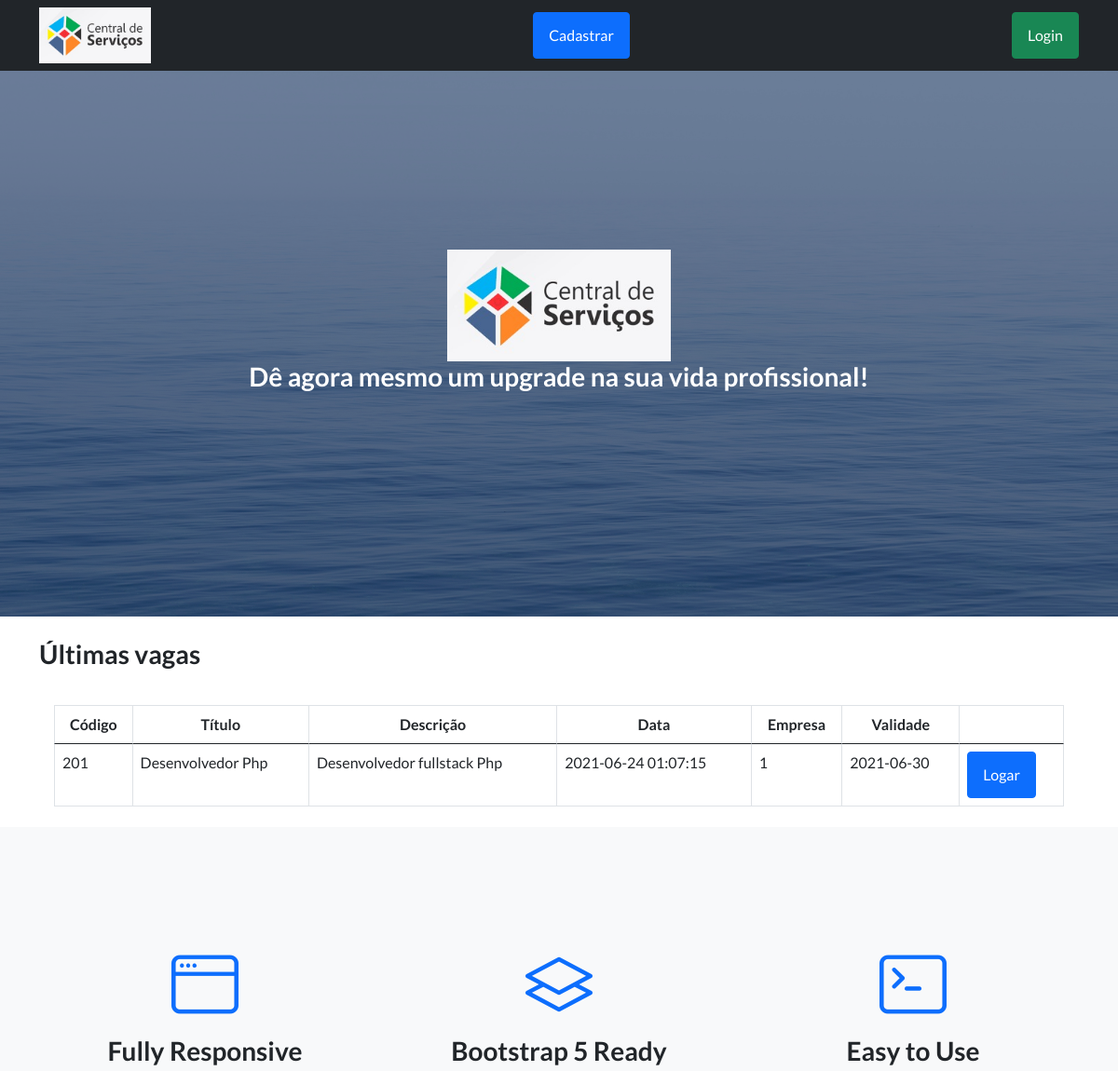
Before: / (upper part) with the older database file.
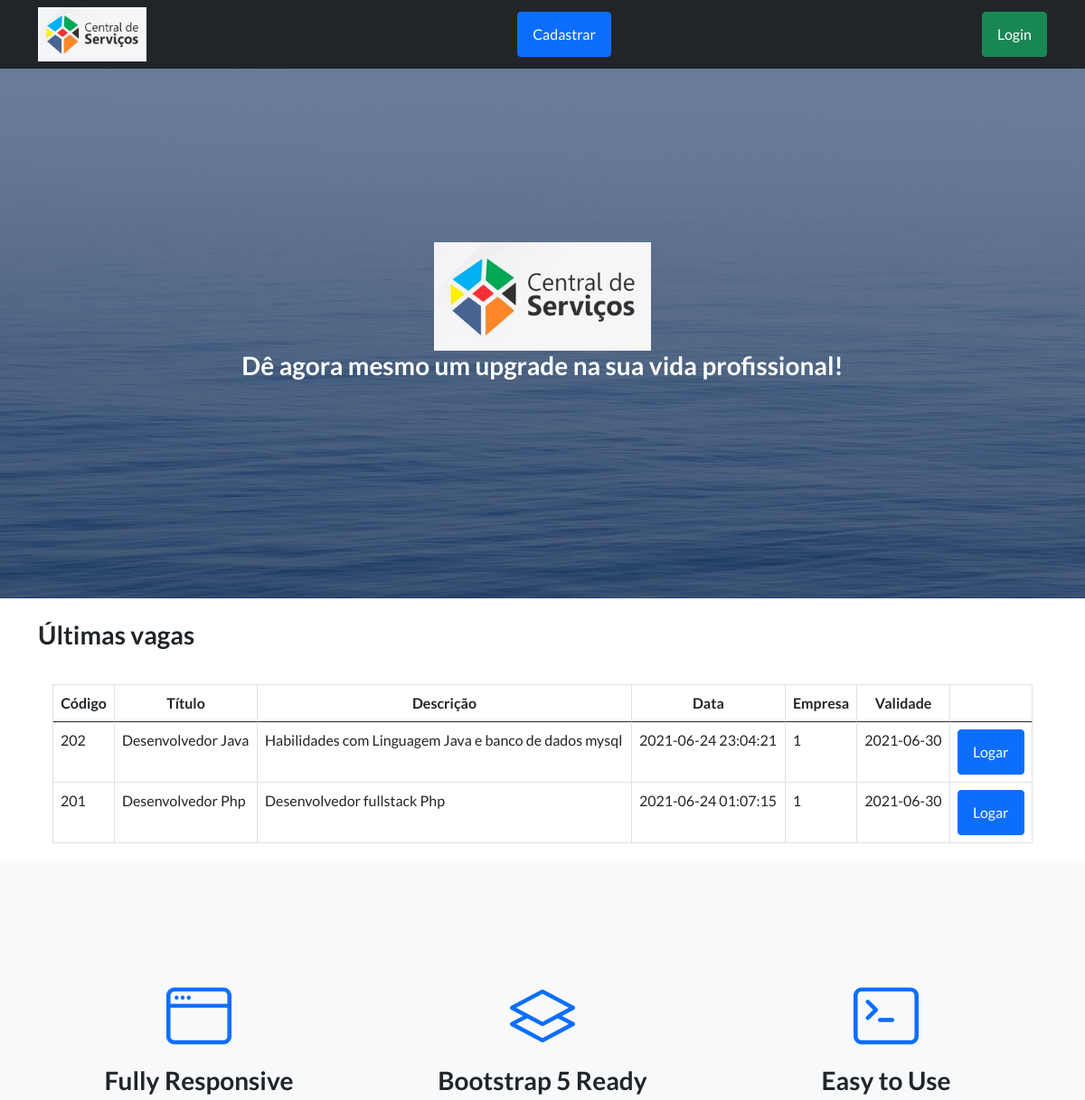
After: the same page with the newer database file.
### tables this page shows
CREATE TABLE `vagas` (
  `id` int(11) NOT NULL,
  `titulo` varchar(30) NOT NULL,
  `descricao` varchar(400) NOT NULL,
  `data_cadastro` timestamp NOT NULL DEFAULT current_timestamp() ON UPDATE current_timestamp(),
  `empresa` int(11) NOT NULL,
  `validade` date NOT NULL,
  `status` int(11) NOT NULL
);

### index.php (the view, shortened to what this page needs)
<!DOCTYPE html>
<?php
include_once './Config/database.php';
?>
<html lang="en">
    <head>
        <link href="https://cdn.jsdelivr.net/npm/bootstrap-icons@1.5.0/font/bootstrap-icons.css" rel="stylesheet" type="text/css" />
        <link href="css/styles.css" rel="stylesheet" />
        <link rel="stylesheet" type="text/css" href="https://cdn.datatables.net/1.10.25/css/dataTables.bootstrap5.min.css" media="screen" />
    </head>
    <body>
        <nav class="navbar navbar-dark bg-dark static-top">
            <div class="container">
                <img src="img/logo.jpeg" alt="" width=120 height=60>
                <?php
                if (empty($_SESSION['email'])) {
                    echo '<a class="btn btn-primary" href="View/cadastro.php">Cadastrar</a>';
                } else {
                }
                ?>
                <?php
                if (empty($_SESSION['email'])) {
                    echo '<a class="btn btn-success" href="View/login.php">Login</a>';
                } else {
                }
                ?>
            </div>
        </nav>
        <header class="masthead">
            <div class="container position-relative">
                <div class="row justify-content-center">
                    <div class="col-xl-10">
                        <div class="text-center text-white">
                            <img src="img/logo.jpeg" alt="" width=240 height=120>
                            <h3 class="mb-5">Dê agora mesmo um upgrade na sua vida profissional!</h3>
                        </div>
                    </div>
                </div>
            </div>
        </header>
        <div class="container">
            <h3>Últimas vagas</h3>
            <div class="card-body pt-0">
                <div class="table-responsive">
                    <?php
                    $rs = $pdo->prepare("SELECT * FROM vagas WHERE status = 1 order by data_cadastro DESC");
                    $rs->execute();
                    ?>
                    <table class="table table-bordered dataTable" width="100%" cellspacing="0">
                        <thead>
                            <tr>
                                <th class="text-center no-sort">Código</th>
                                <th class="text-center">Título</th>
                                <th class="text-center">Descrição</th>
                                <th class="text-center">Data</th>
                                <th class="text-center pr-2">Empresa</th>
                                <th class="text-center no-sort">Validade</th>
                                <th class="text-center no-sort"></th>
                            </tr>
                        </thead>
                        <tbody>
                            <?php while ($vagas = $rs->fetch(PDO::FETCH_ASSOC)) { ?>
                                <tr>
                                    <td><?php echo $vagas['id']; ?></td>
                                    <td><?php echo $vagas['titulo']; ?></td>
                                    <td><?php echo $vagas['descricao']; ?></td>
                                    <td><?php echo $vagas['data_cadastro']; ?></td>
                                    <td><?php echo $vagas['empresa']; ?></td>
                                    <td><?php echo $vagas['validade']; ?></td>
                                    <td><?php
                                        if (empty($_SESSION['email'])) {
                                            echo '<a class="btn btn-primary" href="#signup">Logar</a>';
                                        } else {
                                            echo '<a class="btn btn-success" href="#signup">Acessar</a>';
                                        }
                                        ?></td>
                                </tr>
                            <?php } ?>
                        </tbody>
                    </table>
                </div>
            </div>
        </div>
        <section class="features-icons bg-light text-center">
            <div class="container">
                <div class="row">
                    <div class="col-lg-4">
                        <div class="features-icons-item mx-auto mb-5 mb-lg-0 mb-lg-3">
                            <div class="features-icons-icon d-flex"><i class="bi-window m-auto text-primary"></i></div>
                            <h3>Fully Responsive</h3>
                        </div>
                    </div>
                    <div class="col-lg-4">
                        <div class="features-icons-item mx-auto mb-5 mb-lg-0 mb-lg-3">
                            <div class="features-icons-icon d-flex"><i class="bi-layers m-auto text-primary"></i></div>
                            <h3>Bootstrap 5 Ready</h3>
                        </div>
                    </div>
                    <div class="col-lg-4">
                        <div class="features-icons-item mx-auto mb-0 mb-lg-3">
                            <div class="features-icons-icon d-flex"><i class="bi-terminal m-auto text-primary"></i></div>
                            <h3>Easy to Use</h3>
                        </div>
                    </div>
                </div>
            </div>
        </section>
    </body>
</html>

Changed rows visible on the page:
added vagas: id "202", titulo "Desenvolvedor Java", descricao "Habilidades com Linguagem Java e banco de dados mysql", data_cadastro "2021-06-24 23:04:21", empresa "1", validade "2021-06-30"
